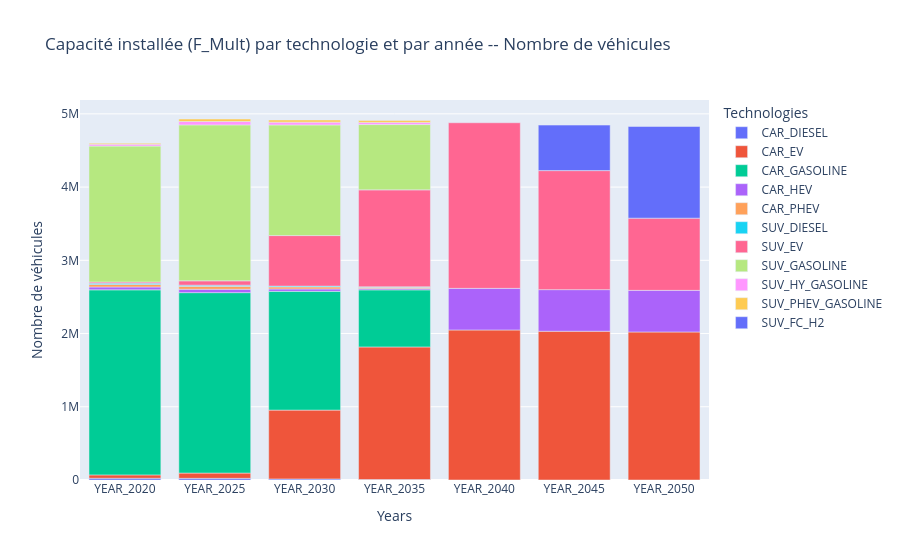

The notebook cell saved with this chart:
### Code cell
plot_mult_positive(results_materials,sector='priv_mob')

### Figure 1 — Plotly figure (JSON) as saved in the notebook; plotly's stock layout.template omitted (floating-point values rounded to 4 significant figures)
{"data": [{"hovertemplate": "Technologies=CAR_DIESEL<br>Years=%{x}<br>F_Mult=%{y}<extra></extra>", "legendgroup": "CAR_DIESEL", "marker": {"color": "#636efa", "pattern": {"shape": ""}}, "name": "CAR_DIESEL", "orientation": "v", "showlegend": true, "textposition": "auto", "type": "bar", "x": ["YEAR_2020", "YEAR_2025", "YEAR_2030", "YEAR_2035"], "xaxis": "x", "y": [24380.0, 22680.0, 14550.0, 6427.0], "yaxis": "y"}, {"hovertemplate": "Technologies=CAR_EV<br>Years=%{x}<br>F_Mult=%{y}<extra></extra>", "legendgroup": "CAR_EV", "marker": {"color": "#EF553B", "pattern": {"shape": ""}}, "name": "CAR_EV", "orientation": "v", "showlegend": true, "textposition": "auto", "type": "bar", "x": ["YEAR_2020", "YEAR_2025", "YEAR_2030", "YEAR_2035", "YEAR_2040", "YEAR_2045", "YEAR_2050"], "xaxis": "x", "y": [45530.0, 71980.0, 939800.0, 1811000.0, 2049000.0, 2032000.0, 2021000.0], "yaxis": "y"}, {"hovertemplate": "Technologies=CAR_GASOLINE<br>Years=%{x}<br>F_Mult=%{y}<extra></extra>", "legendgroup": "CAR_GASOLINE", "marker": {"color": "#00cc96", "pattern": {"shape": ""}}, "name": "CAR_GASOLINE", "orientation": "v", "showlegend": true, "textposition": "auto", "type": "bar", "x": ["YEAR_2020", "YEAR_2025", "YEAR_2030", "YEAR_2035"], "xaxis": "x", "y": [2527000.0, 2464000.0, 1622000.0, 779400.0], "yaxis": "y"}, {"hovertemplate": "Technologies=CAR_HEV<br>Years=%{x}<br>F_Mult=%{y}<extra></extra>", "legendgroup": "CAR_HEV", "marker": {"color": "#ab63fa", "pattern": {"shape": ""}}, "name": "CAR_HEV", "orientation": "v", "showlegend": true, "textposition": "auto", "type": "bar", "x": ["YEAR_2020", "YEAR_2025", "YEAR_2030", "YEAR_2035", "YEAR_2040", "YEAR_2045", "YEAR_2050"], "xaxis": "x", "y": [39550.0, 46340.0, 33160.0, 19970.0, 568200.0, 568200.0, 568200.0], "yaxis": "y"}, {"hovertemplate": "Technologies=CAR_PHEV<br>Years=%{x}<br>F_Mult=%{y}<extra></extra>", "legendgroup": "CAR_PHEV", "marker": {"color": "#FFA15A", "pattern": {"shape": ""}}, "name": "CAR_PHEV", "orientation": "v", "showlegend": true, "textposition": "auto", "type": "bar", "x": ["YEAR_2020", "YEAR_2025", "YEAR_2030", "YEAR_2035"], "xaxis": "x", "y": [34500.0, 39440.0, 27940.0, 16440.0], "yaxis": "y"}, {"hovertemplate": "Technologies=SUV_DIESEL<br>Years=%{x}<br>F_Mult=%{y}<extra></extra>", "legendgroup": "SUV_DIESEL", "marker": {"color": "#19d3f3", "pattern": {"shape": ""}}, "name": "SUV_DIESEL", "orientation": "v", "showlegend": true, "textposition": "auto", "type": "bar", "x": ["YEAR_2020", "YEAR_2025", "YEAR_2030", "YEAR_2035"], "xaxis": "x", "y": [16560.0, 16270.0, 10750.0, 5230.0], "yaxis": "y"}, {"hovertemplate": "Technologies=SUV_EV<br>Years=%{x}<br>F_Mult=%{y}<extra></extra>", "legendgroup": "SUV_EV", "marker": {"color": "#FF6692", "pattern": {"shape": ""}}, "name": "SUV_EV", "orientation": "v", "showlegend": true, "textposition": "auto", "type": "bar", "x": ["YEAR_2020", "YEAR_2025", "YEAR_2030", "YEAR_2035", "YEAR_2040", "YEAR_2045", "YEAR_2050"], "xaxis": "x", "y": [16560.0, 59160.0, 690200.0, 1324000.0, 2262000.0, 1625000.0, 986000.0], "yaxis": "y"}, {"hovertemplate": "Technologies=SUV_GASOLINE<br>Years=%{x}<br>F_Mult=%{y}<extra></extra>", "legendgroup": "SUV_GASOLINE", "marker": {"color": "#B6E880", "pattern": {"shape": ""}}, "name": "SUV_GASOLINE", "orientation": "v", "showlegend": true, "textposition": "auto", "type": "bar", "x": ["YEAR_2020", "YEAR_2025", "YEAR_2030", "YEAR_2035"], "xaxis": "x", "y": [1857000.0, 2130000.0, 1511000.0, 891900.0], "yaxis": "y"}, {"hovertemplate": "Technologies=SUV_HY_GASOLINE<br>Years=%{x}<br>F_Mult=%{y}<extra></extra>", "legendgroup": "SUV_HY_GASOLINE", "marker": {"color": "#FF97FF", "pattern": {"shape": ""}}, "name": "SUV_HY_GASOLINE", "orientation": "v", "showlegend": true, "textposition": "auto", "type": "bar", "x": ["YEAR_2020", "YEAR_2025", "YEAR_2030", "YEAR_2035"], "xaxis": "x", "y": [25760.0, 46340.0, 37760.0, 29170.0], "yaxis": "y"}, {"hovertemplate": "Technologies=SUV_PHEV_GASOLINE<br>Years=%{x}<br>F_Mult=%{y}<extra></extra>", "legendgroup": "SUV_PHEV_GASOLINE", "marker": {"color": "#FECB52", "pattern": {"shape": ""}}, "name": "SUV_PHEV_GASOLINE", "orientation": "v", "showlegend": true, "textposition": "auto", "type": "bar", "x": ["YEAR_2020", "YEAR_2025", "YEAR_2030", "YEAR_2035"], "xaxis": "x", "y": [12880.0, 34020.0, 29720.0, 25430.0], "yaxis": "y"}, {"hovertemplate": "Technologies=SUV_FC_H2<br>Years=%{x}<br>F_Mult=%{y}<extra></extra>", "legendgroup": "SUV_FC_H2", "marker": {"color": "#636efa", "pattern": {"shape": ""}}, "name": "SUV_FC_H2", "orientation": "v", "showlegend": true, "textposition": "auto", "type": "bar", "x": ["YEAR_2045", "YEAR_2050"], "xaxis": "x", "y": [621800.0, 1252000.0], "yaxis": "y"}], "layout": {"barmode": "relative", "legend": {"title": {"text": "Technologies"}, "tracegroupgap": 0}, "title": {"text": "Capacité installée (F_Mult) par technologie et par année -- Nombre de véhicules"}, "xaxis": {"anchor": "y", "categoryarray": ["YEAR_2020", "YEAR_2025", "YEAR_2030", "YEAR_2035", "YEAR_2040", "YEAR_2045", "YEAR_2050"], "categoryorder": "array", "domain": [0, 1], "title": {"text": "Years"}}, "yaxis": {"anchor": "x", "domain": [0, 1], "title": {"text": "Nombre de véhicules"}}}}
